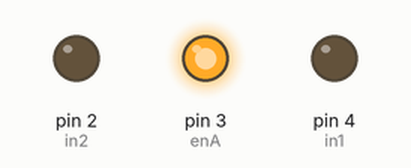
Simulated run of this sketch. Board: Arduino Uno, built with avr-gcc and run on an emulated ATmega328P. Shown: output pins drawn as LEDs (lit = HIGH).

Above: at 0.5 s.
At 1.5 s:
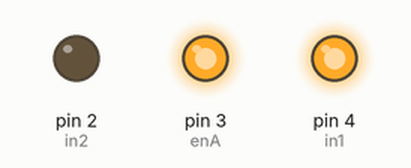
At 2.5 s:
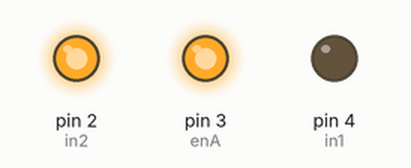
At 3.5 s:
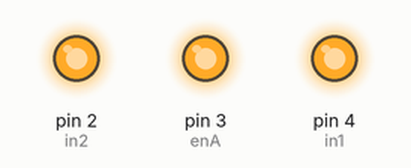
Timing chart, 0 to 4.6 s (numbered marks = the images above):
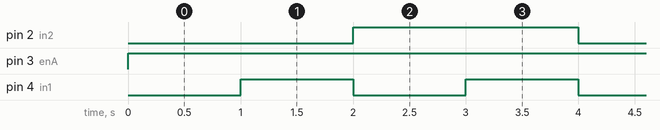

The sketch:

sketch_aug24a.ino
```cpp
#define enA 3
#define in1 4
#define in2 2

void setup() {
  pinMode(enA, OUTPUT);
  pinMode(in1, OUTPUT);
  pinMode(in2, OUTPUT);
}

void loop() {
    analogWrite(enA, 255);
    digitalWrite(in1, LOW);
    digitalWrite(in2, LOW);
    delay(1000);
    analogWrite(enA, 255);
    digitalWrite(in1, HIGH);
    digitalWrite(in2, LOW);
    delay(1000);
    analogWrite(enA, 255);
    digitalWrite(in1, LOW);
    digitalWrite(in2, HIGH);
    delay(1000);
    analogWrite(enA, 255);
    digitalWrite(in1, HIGH);
    digitalWrite(in2, HIGH);
    delay(1000);


}
```

Measured:
- by itself, pin 2 (in2): alternates HIGH for 2.0 s and LOW for 2.0 s
- by itself, pin 3 (enA): LOW → HIGH at 0.00 s
- by itself, pin 4 (in1): alternates HIGH for 1.0 s and LOW for 1.0 s
